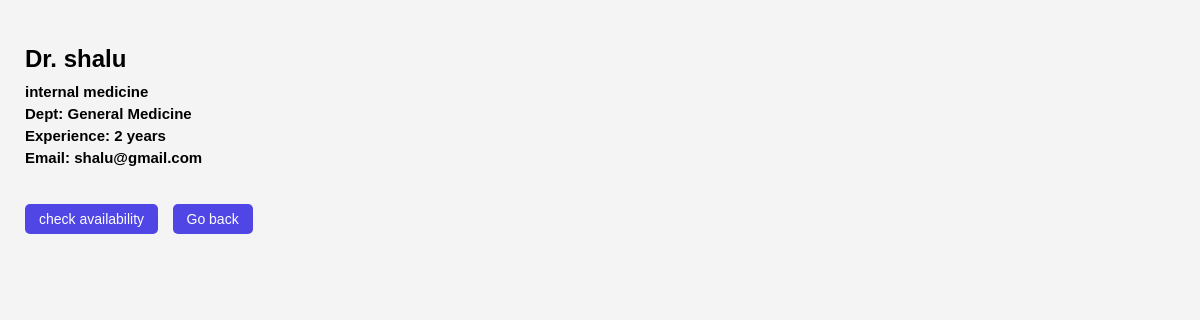
The app's page /doctor_profile/5 (signed in) with its own data.
### models.py (models this page shows)
class User(db.Model):
    id = db.Column(db.Integer, primary_key=True, nullable=True)
    name = db.Column(db.String(50), nullable=True)
    email = db.Column(db.String(150), nullable=True)
    password = db.Column(db.String(150), nullable=True)
    role = db.Column(db.String(10), nullable=False)
    contact = db.Column(db.String(100), nullable=True)
    gender = db.Column(db.String(10), nullable=True)
    specialization = db.Column(db.String(100), nullable=True)   # Only filled for doctors
    experience = db.Column(db.Integer, nullable=True)           # Only filled for doctors
    department_id = db.Column(db.Integer, db.ForeignKey('department.id'), nullable=True)
    dob = db.Column(db.Date, nullable=True)
    medical_history = db.Column(db.Text, nullable=True)
    blacklisted = db.Column(db.Boolean, default=False)
    appointments_as_patient = db.relationship(
        'Appointment',
        backref='patient',
        lazy=True,
        foreign_keys='Appointment.patient_id'
    )
    appointments_as_doctor = db.relationship(
        'Appointment',
        backref='doctor',
        lazy=True,
        foreign_keys='Appointment.doctor_id'
    )

class Department(db.Model):
    id = db.Column(db.Integer, primary_key=True)
    name = db.Column(db.String(100), unique=True, nullable=False)
    description = db.Column(db.String(200))
    doctors = db.relationship('User', backref='department', lazy=True)

### app.py (the view)
@app.route("/doctor_profile/<int:doc_id>")
def doctor_profile(doc_id):
    doctor = User.query.get_or_404(doc_id)
    availabilities = Availability.query.filter_by(doctor_id = doc_id).all()
    return render_template('doctor_profile.html', doctor=doctor, availabilities=availabilities)

### templates/doctor_profile.html (shortened to what this page needs)
<!DOCTYPE html>
<html lang="en">
<head>
    <link rel="stylesheet" href="{{ url_for('static', filename='doctor_profile.css') }}">
</head>
<body>
    <h2>Dr. {{ doctor.name }}</h2>
    <p><b>{{ doctor.specialization }}</b></p>
    <p><b>Dept: {{ doctor.department.name }}</b></p>
    <p><b>Experience: {{ doctor.experience }} years</b></p>
    <p><b>Email: {{ doctor.email }}</b></p>
    <br>
    <div>
        <a href="/check_availability/{{ doctor.id }}"><button type="button">check availability</button></a>
        <a href="/patient_dashboard"><button type="button">Go back</button></a>
    </div>
</body>
</html>

### static/doctor_profile.css (style rules this page uses)
body { margin: 0; padding: 25px; font-family: Arial, sans-serif; background: #f4f4f4; }
h2 { margin-bottom: 10px; }
p { margin: 5px 0; font-size: 15px; }
b { font-weight: 600; }
button { padding: 7px 14px; background: #4f46e5; border: none; color: white; border-radius: 5px; cursor: pointer; font-size: 14px; }
a { text-decoration: none; }
div { margin-top: 15px; }
a button { margin-right: 10px; }

### records on screen
User: name "shalu", specialization "internal medicine", experience "2", email "shalu@gmail.com"
Department: department.name "General Medicine"
